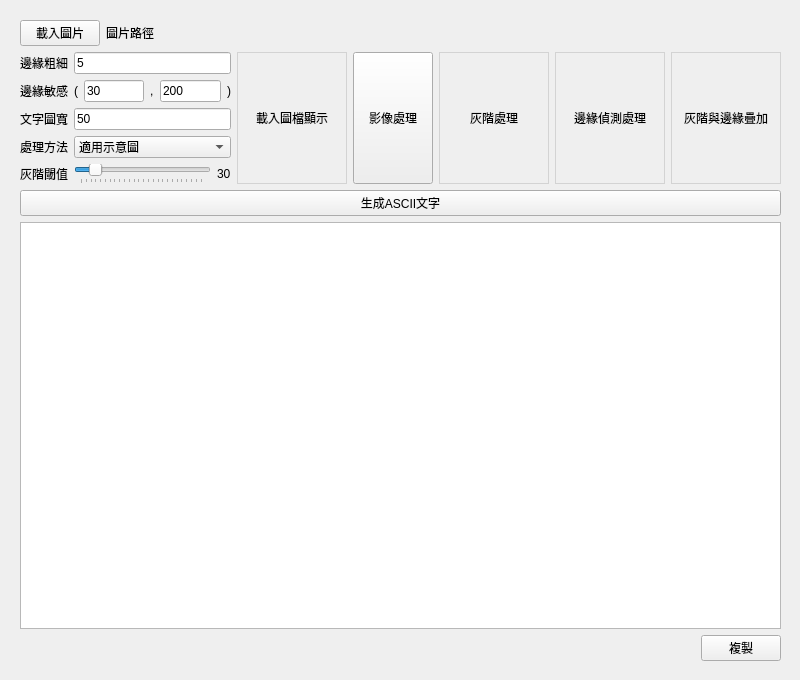
<?xml version="1.0" encoding="UTF-8"?>
<ui version="4.0">
 <class>Form</class>
 <widget class="QWidget" name="Form">
  <property name="geometry">
   <rect>
    <x>0</x>
    <y>0</y>
    <width>800</width>
    <height>680</height>
   </rect>
  </property>
  <property name="sizePolicy">
   <sizepolicy hsizetype="Expanding" vsizetype="Expanding">
    <horstretch>0</horstretch>
    <verstretch>0</verstretch>
   </sizepolicy>
  </property>
  <property name="minimumSize">
   <size>
    <width>800</width>
    <height>680</height>
   </size>
  </property>
  <property name="windowTitle">
   <string>Form</string>
  </property>
  <widget class="QWidget" name="verticalLayoutWidget">
   <property name="geometry">
    <rect>
     <x>20</x>
     <y>20</y>
     <width>761</width>
     <height>641</height>
    </rect>
   </property>
   <layout class="QVBoxLayout" name="verticalLayout">
    <item>
     <layout class="QHBoxLayout" name="horizontalLayout_4">
      <item>
       <widget class="QPushButton" name="pushButton_load">
        <property name="sizePolicy">
         <sizepolicy hsizetype="Fixed" vsizetype="Fixed">
          <horstretch>0</horstretch>
          <verstretch>0</verstretch>
         </sizepolicy>
        </property>
        <property name="text">
         <string>載入圖片</string>
        </property>
       </widget>
      </item>
      <item>
       <widget class="QLabel" name="label_path">
        <property name="text">
         <string>圖片路徑</string>
        </property>
       </widget>
      </item>
     </layout>
    </item>
    <item>
     <layout class="QGridLayout" name="gridLayout">
      <item row="4" column="0">
       <widget class="QLabel" name="label_7">
        <property name="text">
         <string>灰階閾值</string>
        </property>
       </widget>
      </item>
      <item row="1" column="0">
       <widget class="QLabel" name="label_9">
        <property name="text">
         <string>邊緣敏感</string>
        </property>
       </widget>
      </item>
      <item row="2" column="0">
       <widget class="QLabel" name="label_4">
        <property name="text">
         <string>文字圖寬</string>
        </property>
       </widget>
      </item>
      <item row="0" column="1">
       <widget class="QLineEdit" name="lineEdit_edge_thickness">
        <property name="text">
         <string>5</string>
        </property>
       </widget>
      </item>
      <item row="2" column="1">
       <widget class="QLineEdit" name="lineEdit_max_width">
        <property name="text">
         <string>50</string>
        </property>
       </widget>
      </item>
      <item row="1" column="1">
       <layout class="QHBoxLayout" name="horizontalLayout_3">
        <item>
         <widget class="QLabel" name="label_5">
          <property name="text">
           <string>(</string>
          </property>
         </widget>
        </item>
        <item>
         <widget class="QLineEdit" name="lineEdit_edge_sensitivity_x">
          <property name="text">
           <string>30</string>
          </property>
         </widget>
        </item>
        <item>
         <widget class="QLabel" name="label_6">
          <property name="text">
           <string>,</string>
          </property>
         </widget>
        </item>
        <item>
         <widget class="QLineEdit" name="lineEdit_edge_sensitivity_y">
          <property name="text">
           <string>200</string>
          </property>
         </widget>
        </item>
        <item>
         <widget class="QLabel" name="label_8">
          <property name="text">
           <string>)</string>
          </property>
         </widget>
        </item>
       </layout>
      </item>
      <item row="0" column="4" rowspan="5">
       <widget class="QPushButton" name="pushButton_image_processor">
        <property name="sizePolicy">
         <sizepolicy hsizetype="Preferred" vsizetype="Preferred">
          <horstretch>0</horstretch>
          <verstretch>0</verstretch>
         </sizepolicy>
        </property>
        <property name="minimumSize">
         <size>
          <width>0</width>
          <height>0</height>
         </size>
        </property>
        <property name="text">
         <string>影像處理</string>
        </property>
       </widget>
      </item>
      <item row="0" column="0">
       <widget class="QLabel" name="label_2">
        <property name="text">
         <string>邊緣粗細</string>
        </property>
       </widget>
      </item>
      <item row="0" column="3" rowspan="5">
       <widget class="QLabel" name="label_original">
        <property name="sizePolicy">
         <sizepolicy hsizetype="Minimum" vsizetype="Minimum">
          <horstretch>0</horstretch>
          <verstretch>0</verstretch>
         </sizepolicy>
        </property>
        <property name="minimumSize">
         <size>
          <width>110</width>
          <height>110</height>
         </size>
        </property>
        <property name="styleSheet">
         <string notr="true">border: 1px solid lightgray;</string>
        </property>
        <property name="text">
         <string>載入圖檔顯示</string>
        </property>
        <property name="alignment">
         <set>Qt::AlignCenter</set>
        </property>
       </widget>
      </item>
      <item row="0" column="5" rowspan="5">
       <layout class="QHBoxLayout" name="horizontalLayout_5">
        <item>
         <widget class="QLabel" name="label_gray">
          <property name="sizePolicy">
           <sizepolicy hsizetype="Minimum" vsizetype="Minimum">
            <horstretch>0</horstretch>
            <verstretch>0</verstretch>
           </sizepolicy>
          </property>
          <property name="minimumSize">
           <size>
            <width>110</width>
            <height>110</height>
           </size>
          </property>
          <property name="styleSheet">
           <string notr="true">border: 1px solid lightgray;</string>
          </property>
          <property name="text">
           <string>灰階處理</string>
          </property>
          <property name="alignment">
           <set>Qt::AlignCenter</set>
          </property>
         </widget>
        </item>
        <item>
         <widget class="QLabel" name="label_dilated_edges">
          <property name="sizePolicy">
           <sizepolicy hsizetype="Minimum" vsizetype="Minimum">
            <horstretch>0</horstretch>
            <verstretch>0</verstretch>
           </sizepolicy>
          </property>
          <property name="minimumSize">
           <size>
            <width>110</width>
            <height>110</height>
           </size>
          </property>
          <property name="styleSheet">
           <string notr="true">border: 1px solid lightgray;</string>
          </property>
          <property name="text">
           <string>邊緣偵測處理</string>
          </property>
          <property name="alignment">
           <set>Qt::AlignCenter</set>
          </property>
         </widget>
        </item>
        <item>
         <widget class="QLabel" name="label_mix">
          <property name="sizePolicy">
           <sizepolicy hsizetype="Minimum" vsizetype="Minimum">
            <horstretch>0</horstretch>
            <verstretch>0</verstretch>
           </sizepolicy>
          </property>
          <property name="minimumSize">
           <size>
            <width>110</width>
            <height>110</height>
           </size>
          </property>
          <property name="styleSheet">
           <string notr="true">border: 1px solid lightgray;</string>
          </property>
          <property name="text">
           <string>灰階與邊緣疊加</string>
          </property>
          <property name="alignment">
           <set>Qt::AlignCenter</set>
          </property>
         </widget>
        </item>
       </layout>
      </item>
      <item row="4" column="1">
       <layout class="QHBoxLayout" name="horizontalLayout_2">
        <item>
         <widget class="QSlider" name="horizontalSlider_graylevel">
          <property name="cursor">
           <cursorShape>ArrowCursor</cursorShape>
          </property>
          <property name="maximum">
           <number>255</number>
          </property>
          <property name="value">
           <number>30</number>
          </property>
          <property name="orientation">
           <enum>Qt::Horizontal</enum>
          </property>
          <property name="tickPosition">
           <enum>QSlider::TicksBelow</enum>
          </property>
          <property name="tickInterval">
           <number>0</number>
          </property>
         </widget>
        </item>
        <item>
         <widget class="QLabel" name="label_graylevel">
          <property name="text">
           <string>30</string>
          </property>
         </widget>
        </item>
       </layout>
      </item>
      <item row="3" column="0">
       <widget class="QLabel" name="label_10">
        <property name="text">
         <string>處理方法</string>
        </property>
       </widget>
      </item>
      <item row="3" column="1">
       <widget class="QComboBox" name="comboBox_method">
        <item>
         <property name="text">
          <string>適用示意圖</string>
         </property>
        </item>
        <item>
         <property name="text">
          <string>適用實拍照</string>
         </property>
        </item>
       </widget>
      </item>
     </layout>
    </item>
    <item>
     <widget class="QPushButton" name="pushButton_ascii">
      <property name="text">
       <string>生成ASCII文字</string>
      </property>
     </widget>
    </item>
    <item>
     <widget class="QTextEdit" name="textEdit">
      <property name="sizePolicy">
       <sizepolicy hsizetype="Expanding" vsizetype="Expanding">
        <horstretch>0</horstretch>
        <verstretch>7</verstretch>
       </sizepolicy>
      </property>
      <property name="font">
       <font>
        <family>Noto Sans CJK TC Light</family>
       </font>
      </property>
      <property name="horizontalScrollBarPolicy">
       <enum>Qt::ScrollBarAsNeeded</enum>
      </property>
      <property name="lineWrapMode">
       <enum>QTextEdit::NoWrap</enum>
      </property>
      <property name="html">
       <string>&lt;!DOCTYPE HTML PUBLIC &quot;-//W3C//DTD HTML 4.0//EN&quot; &quot;http://www.w3.org/TR/REC-html40/strict.dtd&quot;&gt;
&lt;html&gt;&lt;head&gt;&lt;meta name=&quot;qrichtext&quot; content=&quot;1&quot; /&gt;&lt;meta charset=&quot;utf-8&quot; /&gt;&lt;style type=&quot;text/css&quot;&gt;
p, li { white-space: pre-wrap; }
hr { height: 1px; border-width: 0; }
li.unchecked::marker { content: &quot;\2610&quot;; }
li.checked::marker { content: &quot;\2612&quot;; }
&lt;/style&gt;&lt;/head&gt;&lt;body style=&quot; font-family:'Noto Sans CJK TC Light'; font-size:9pt; font-weight:400; font-style:normal;&quot;&gt;
&lt;p style=&quot;-qt-paragraph-type:empty; margin-top:0px; margin-bottom:0px; margin-left:0px; margin-right:0px; -qt-block-indent:0; text-indent:0px; font-family:'Courier';&quot;&gt;&lt;br /&gt;&lt;/p&gt;&lt;/body&gt;&lt;/html&gt;</string>
      </property>
     </widget>
    </item>
    <item>
     <layout class="QHBoxLayout" name="horizontalLayout">
      <item>
       <spacer name="horizontalSpacer">
        <property name="orientation">
         <enum>Qt::Horizontal</enum>
        </property>
        <property name="sizeHint" stdset="0">
         <size>
          <width>40</width>
          <height>20</height>
         </size>
        </property>
       </spacer>
      </item>
      <item>
       <widget class="QPushButton" name="pushButton_copy">
        <property name="text">
         <string>複製</string>
        </property>
       </widget>
      </item>
     </layout>
    </item>
   </layout>
  </widget>
 </widget>
 <resources/>
 <connections/>
</ui>
